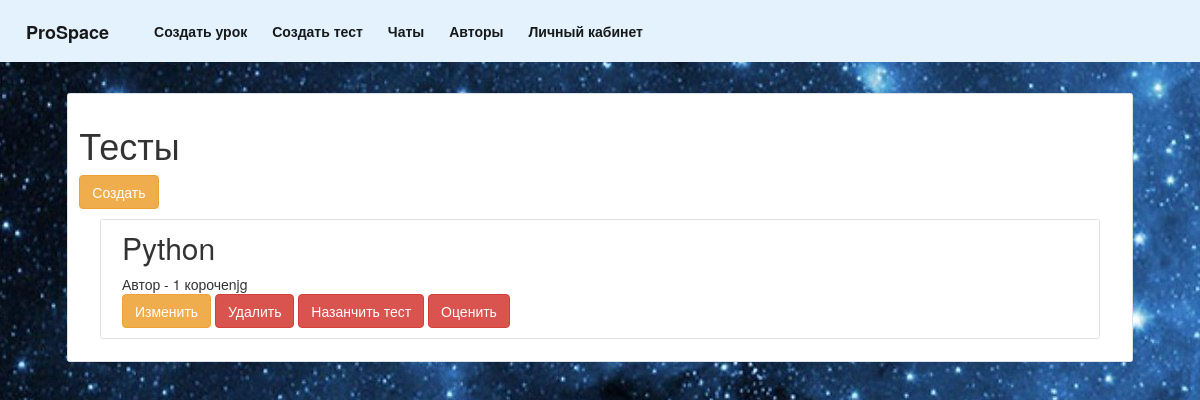
The page /tasks (signed in) on the database as committed earlier.
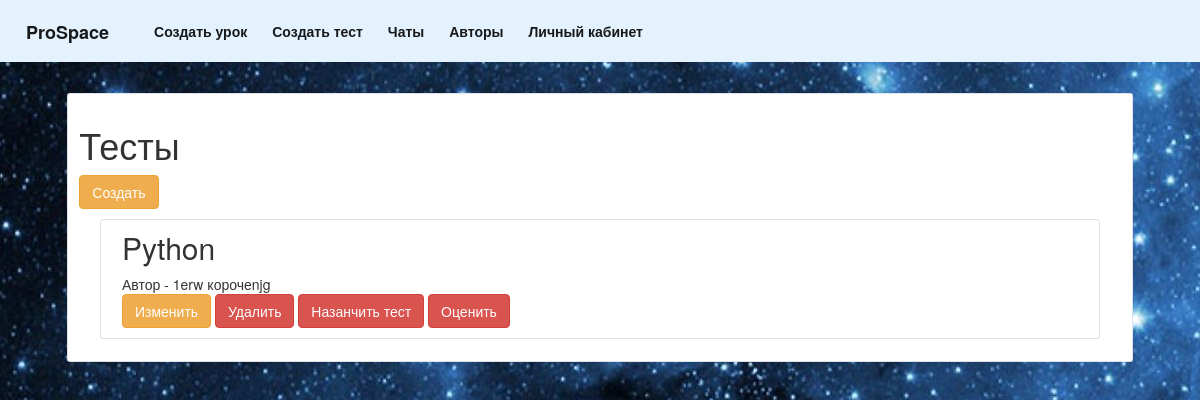
The same page on the database as committed later.
### data/task.py (models this page shows, shortened)
class Task(SqlAlchemyBase):
    __tablename__ = 'task'
    id = sqlalchemy.Column(sqlalchemy.Integer,
                           primary_key=True, autoincrement=True)
    title = sqlalchemy.Column(sqlalchemy.String, nullable=False)
    url = sqlalchemy.Column(sqlalchemy.String, nullable=False)
    user_id = sqlalchemy.Column(sqlalchemy.Integer, sqlalchemy.ForeignKey("users.id"))
    user = orm.relationship("User")
    scores = orm.relationship("Scores", back_populates='task')

### data/users.py (models this page shows, shortened)
class User(SqlAlchemyBase, UserMixin, SerializerMixin):
    __tablename__ = 'users'
    id = sqlalchemy.Column(sqlalchemy.Integer,
                           primary_key=True, autoincrement=True)
    surname = sqlalchemy.Column(sqlalchemy.String, nullable=False)
    name = sqlalchemy.Column(sqlalchemy.String, nullable=False)
    age = sqlalchemy.Column(sqlalchemy.Integer, nullable=False)
    email = sqlalchemy.Column(sqlalchemy.String, nullable=False, unique=True)
    hashed_password = sqlalchemy.Column(sqlalchemy.String, nullable=False)
    modified_date = sqlalchemy.Column(sqlalchemy.DateTime, nullable=False, default=datetime.datetime.now)
    type = sqlalchemy.Column(sqlalchemy.Integer, nullable=False)
    tests = sqlalchemy.Column(sqlalchemy.String, nullable=True)
    avatar = sqlalchemy.Column(sqlalchemy.String)
    count = sqlalchemy.Column(sqlalchemy.Integer, default=0)
    lesson = orm.relationship("Lesson", back_populates='user')
    tasks = orm.relationship("Task", back_populates='user')
    scores = orm.relationship("Scores", back_populates='user')

### server.py (the view)
@app.route('/tasks')
def tasks():
    db_sess = db_session.create_session()
    if current_user.type == 2:
        _tasks = db_sess.query(Task).filter(Task.user == current_user).all()
    else:
        _tasks = []
        for task_id in [int(i) for i in current_user.tests.split(',')]:
            task = db_sess.query(Task).get(task_id)
            _tasks.append(task)
    return render_template('task.html', tasks=_tasks, url='/tasks')

### data/db_session.py (called while the page is built)
def create_session() -> Session:
    global __factory
    return __factory()

### server.py (called while the page is built)
@login_manager.user_loader
def load_user(user_id):
    db_sess = db_session.create_session()
    return db_sess.query(User).get(user_id)

### templates/task.html
{% extends "base.html" %}
{% block content %}
<div class="border rounded" style="padding:1% 1%; margin:1% 2%; background: white;">
    <h1>Тесты</h1>
    {% if current_user.type == 2 %}
    <a href="/tasks/create" class="btn btn-warning">
        Создать
    </a>
    {% endif %}
    {% for item in tasks%}
    <div class="col-md6 border rounded" style="padding:1% 2%; margin:1% 2%; background: white;">
        <div class="row align-items-center">
            <div class="col-8">
                <h2 style="cursor: pointer; margin-top:0px" onclick="location.href='/tasks/{{item.id}}/open';">
                    {{item.title}}
                </h2>
                Автор - {{item.user.name}} {{item.user.surname}}
                {% if current_user.is_authenticated and current_user == item.user %}
                <div>
                    <a href="/tasks/{{ item.id }}/edit" class="btn btn-warning">
                        Изменить
                    </a>
                    <a href="/tasks/{{ item.id }}/delete" class="btn btn-danger">
                        Удалить
                    </a>
                    <a href="/tasks/{{ item.id }}/appoint" class="btn btn-danger">
                        Назанчить тест
                    </a>
                    <a href="/tasks/{{ item.id }}/estimate" class="btn btn-danger">
                        Оценить
                    </a>
                </div>
                {% endif %}
            </div>
        </div>
    </div>
    {% endfor %}
</div>
{% endblock %}

### templates/base.html (shortened to what this page needs)
<!doctype html>
<html lang="ru">
<head>
    <link rel="stylesheet" href="https://stackpath.bootstrapcdn.com/bootstrap/4.4.1/css/bootstrap.min.css"
>
    <link rel="stylesheet" href="/static/styles/windows_style.css">
    <link href="https://netdna.bootstrapcdn.com/bootstrap/3.3.4/css/bootstrap.min.css" rel="stylesheet">
</head>
<body background="/static/img/backGround.jpg" style="margin-top:0px">
<header style="background-color: #e3f2fd;">
    <nav class="navbar navbar-expand-lg navbar-light">
      <div class="container-fluid">
        <a class="navbar-brand" href="/"><b>ProSpace</b></a>
          {% if current_user.is_authenticated %}
        <div class="collapse navbar-collapse">
          <div class="navbar-nav">
              {% if current_user.type == 2 %}
              <a style="margin-right: 15px" class="nav-link active" aria-current="page" href="/lesson">
                  <b>Создать урок</b>
              </a>
              <a style="margin-right: 15px" class="nav-link active" aria-current="page" href="/tasks/create">
                  <b>Создать тест</b>
              </a>
            {% endif %}
              <a style="margin-right: 15px" class="nav-link active" aria-current="page" href="/chat/0"><b>Чаты</b></a>
            <a style="margin-right: 15px" class="nav-link active" aria-current="page" href="/authors"><b>Авторы</b></a>
            <a class="nav-link active" aria-current="page" href="/settings"><b>Личный кабинет</b></a>
          </div>
          {% endif %}
        </div>
      </div>
    </nav>
</header>
<main role="main" class="container">
    {% block content %}{% endblock %}
</main>
</body>
</html>

Rows that differ between the two databases and show on the page:
changed through a linked row, Task "Python": user.name "1" → "1erw"
